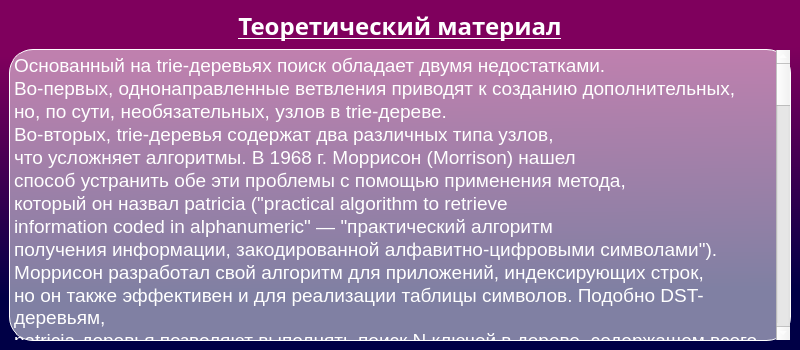
<?xml version="1.0" encoding="UTF-8"?>
<ui version="4.0">
 <class>Dialog</class>
 <widget class="QDialog" name="Dialog">
  <property name="geometry">
   <rect>
    <x>0</x>
    <y>0</y>
    <width>800</width>
    <height>350</height>
   </rect>
  </property>
  <property name="minimumSize">
   <size>
    <width>800</width>
    <height>350</height>
   </size>
  </property>
  <property name="windowTitle">
   <string>Теория</string>
  </property>
  <property name="styleSheet">
   <string notr="true">*{
	font-family: 'Circe';
	color: white;
	font-size: 12pt;
}

#centralwidget{
 background-color: qlineargradient(spread:pad, x1:0.531, y1:0, x2:0.559, y2:1, stop:0.145251 rgba(127, 0, 93, 255), stop:0.836158 rgba(0, 0, 70, 255));
}</string>
  </property>
  <layout class="QGridLayout" name="gridLayout_2">
   <property name="leftMargin">
    <number>0</number>
   </property>
   <property name="topMargin">
    <number>0</number>
   </property>
   <property name="rightMargin">
    <number>0</number>
   </property>
   <property name="bottomMargin">
    <number>0</number>
   </property>
   <item row="0" column="0">
    <widget class="QWidget" name="centralwidget" native="true">
     <layout class="QGridLayout" name="gridLayout">
      <item row="1" column="0">
       <widget class="QTextBrowser" name="textBrowser">
        <property name="styleSheet">
         <string notr="true">font-size: 14pt;
background-color: rgba(255, 255, 255, 128);
border: 1px solid white;
border-radius: 24px;</string>
        </property>
        <property name="verticalScrollBarPolicy">
         <enum>Qt::ScrollBarAsNeeded</enum>
        </property>
        <property name="sizeAdjustPolicy">
         <enum>QAbstractScrollArea::AdjustIgnored</enum>
        </property>
        <property name="html">
         <string>&lt;!DOCTYPE HTML PUBLIC &quot;-//W3C//DTD HTML 4.0//EN&quot; &quot;http://www.w3.org/TR/REC-html40/strict.dtd&quot;&gt;
&lt;html&gt;&lt;head&gt;&lt;meta name=&quot;qrichtext&quot; content=&quot;1&quot; /&gt;&lt;style type=&quot;text/css&quot;&gt;
p, li { white-space: pre-wrap; }
&lt;/style&gt;&lt;/head&gt;&lt;body style=&quot; font-family:'Circe'; font-size:14pt; font-weight:400; font-style:normal;&quot;&gt;
&lt;p style=&quot; margin-top:0px; margin-bottom:0px; margin-left:0px; margin-right:0px; -qt-block-indent:0; text-indent:0px;&quot;&gt;Основанный на trie-деревьях поиск обладает двумя недостатками.&lt;/p&gt;
&lt;p style=&quot; margin-top:0px; margin-bottom:0px; margin-left:0px; margin-right:0px; -qt-block-indent:0; text-indent:0px;&quot;&gt;Во-первых, однонаправленные ветвления приводят к созданию дополнительных,&lt;/p&gt;
&lt;p style=&quot; margin-top:0px; margin-bottom:0px; margin-left:0px; margin-right:0px; -qt-block-indent:0; text-indent:0px;&quot;&gt;но, по сути, необязательных, узлов в trie-дереве.&lt;/p&gt;
&lt;p style=&quot; margin-top:0px; margin-bottom:0px; margin-left:0px; margin-right:0px; -qt-block-indent:0; text-indent:0px;&quot;&gt;Во-вторых, trie-деревья содержат два различных типа узлов,&lt;/p&gt;
&lt;p style=&quot; margin-top:0px; margin-bottom:0px; margin-left:0px; margin-right:0px; -qt-block-indent:0; text-indent:0px;&quot;&gt;что усложняет алгоритмы. В 1968 г. Моррисон (Morrison) нашел&lt;/p&gt;
&lt;p style=&quot; margin-top:0px; margin-bottom:0px; margin-left:0px; margin-right:0px; -qt-block-indent:0; text-indent:0px;&quot;&gt;способ устранить обе эти проблемы с помощью применения метода,&lt;/p&gt;
&lt;p style=&quot; margin-top:0px; margin-bottom:0px; margin-left:0px; margin-right:0px; -qt-block-indent:0; text-indent:0px;&quot;&gt;который он назвал patricia (&amp;quot;practical algorithm to retrieve&lt;/p&gt;
&lt;p style=&quot; margin-top:0px; margin-bottom:0px; margin-left:0px; margin-right:0px; -qt-block-indent:0; text-indent:0px;&quot;&gt;information coded in alphanumeric&amp;quot; — &amp;quot;практический алгоритм&lt;/p&gt;
&lt;p style=&quot; margin-top:0px; margin-bottom:0px; margin-left:0px; margin-right:0px; -qt-block-indent:0; text-indent:0px;&quot;&gt;получения информации, закодированной алфавитно-цифровыми символами&amp;quot;).&lt;/p&gt;
&lt;p style=&quot; margin-top:0px; margin-bottom:0px; margin-left:0px; margin-right:0px; -qt-block-indent:0; text-indent:0px;&quot;&gt;Моррисон разработал свой алгоритм для приложений, индексирующих строк,&lt;/p&gt;
&lt;p style=&quot; margin-top:0px; margin-bottom:0px; margin-left:0px; margin-right:0px; -qt-block-indent:0; text-indent:0px;&quot;&gt;но он также эффективен и для реализации таблицы символов. Подобно DST-деревьям,&lt;/p&gt;
&lt;p style=&quot; margin-top:0px; margin-bottom:0px; margin-left:0px; margin-right:0px; -qt-block-indent:0; text-indent:0px;&quot;&gt;patricia-деревья позволяют выполнять поиск N ключей в дереве, содержащем всего N узлов.&lt;/p&gt;
&lt;p style=&quot; margin-top:0px; margin-bottom:0px; margin-left:0px; margin-right:0px; -qt-block-indent:0; text-indent:0px;&quot;&gt;Подобно trie-деревьям, они требуют для одного поиска выполнения всего лишь около lgN&lt;/p&gt;
&lt;p style=&quot; margin-top:0px; margin-bottom:0px; margin-left:0px; margin-right:0px; -qt-block-indent:0; text-indent:0px;&quot;&gt;сравнений разрядов и одного сравнения полного ключа, а также поддерживают другие операции&lt;/p&gt;
&lt;p style=&quot; margin-top:0px; margin-bottom:0px; margin-left:0px; margin-right:0px; -qt-block-indent:0; text-indent:0px;&quot;&gt;АТД. Более того, эти характеристики производительности не зависят от длины&lt;/p&gt;
&lt;p style=&quot; margin-top:0px; margin-bottom:0px; margin-left:0px; margin-right:0px; -qt-block-indent:0; text-indent:0px;&quot;&gt;ключей, и структура данных пригодна для ключей переменой длины.&lt;/p&gt;
&lt;p style=&quot; margin-top:0px; margin-bottom:0px; margin-left:0px; margin-right:0px; -qt-block-indent:0; text-indent:0px;&quot;&gt;Взяв структуру данных стандартного trie-дерева, мы устраняем однонаправленные&lt;/p&gt;
&lt;p style=&quot; margin-top:0px; margin-bottom:0px; margin-left:0px; margin-right:0px; -qt-block-indent:0; text-indent:0px;&quot;&gt;пути с помощью простого приема: в каждый узел помещается индекс разряда, который&lt;/p&gt;
&lt;p style=&quot; margin-top:0px; margin-bottom:0px; margin-left:0px; margin-right:0px; -qt-block-indent:0; text-indent:0px;&quot;&gt;должен проверяться для выбора пути из этого узла.&lt;/p&gt;
&lt;p style=&quot; margin-top:0px; margin-bottom:0px; margin-left:0px; margin-right:0px; -qt-block-indent:0; text-indent:0px;&quot;&gt;Таким образом, мы сразу переходим к разряду, в котором должно приниматься важное&lt;/p&gt;
&lt;p style=&quot; margin-top:0px; margin-bottom:0px; margin-left:0px; margin-right:0px; -qt-block-indent:0; text-indent:0px;&quot;&gt;решение, пропуская сравнения разрядов в узлах, в которых все ключи в поддереве&lt;/p&gt;
&lt;p style=&quot; margin-top:0px; margin-bottom:0px; margin-left:0px; margin-right:0px; -qt-block-indent:0; text-indent:0px;&quot;&gt;имеют одинаковые разряды. А внешние узлы исключаются при помощи еще одного простого&lt;/p&gt;
&lt;p style=&quot; margin-top:0px; margin-bottom:0px; margin-left:0px; margin-right:0px; -qt-block-indent:0; text-indent:0px;&quot;&gt;приема: данные хранятся во внутренних узлах, а ссылки на внешние узлы заменяются&lt;/p&gt;
&lt;p style=&quot; margin-top:0px; margin-bottom:0px; margin-left:0px; margin-right:0px; -qt-block-indent:0; text-indent:0px;&quot;&gt;ссылками, которые указывают в обратном направлении вверх на нужный внутренний узел в&lt;/p&gt;
&lt;p style=&quot; margin-top:0px; margin-bottom:0px; margin-left:0px; margin-right:0px; -qt-block-indent:0; text-indent:0px;&quot;&gt;trie-дереве. Эти два изменения позволяют представлять trie-деревья как бинарные деревья,&lt;/p&gt;
&lt;p style=&quot; margin-top:0px; margin-bottom:0px; margin-left:0px; margin-right:0px; -qt-block-indent:0; text-indent:0px;&quot;&gt;состоящие из узлов с ключом и двумя ссылками (а также дополнительным полем под индекс);&lt;/p&gt;
&lt;p style=&quot; margin-top:0px; margin-bottom:0px; margin-left:0px; margin-right:0px; -qt-block-indent:0; text-indent:0px;&quot;&gt;Такие деревья называются patricia-деревьями (patricia trie). В patricia-деревьях ключи&lt;/p&gt;
&lt;p style=&quot; margin-top:0px; margin-bottom:0px; margin-left:0px; margin-right:0px; -qt-block-indent:0; text-indent:0px;&quot;&gt;хранятся в узлах, как в DST-деревьях, а обход дерева выполняется в соответствии с разрядами&lt;/p&gt;
&lt;p style=&quot; margin-top:0px; margin-bottom:0px; margin-left:0px; margin-right:0px; -qt-block-indent:0; text-indent:0px;&quot;&gt;искомого ключа, но ключи в узлах не используются для управления поиском при спуске вниз по дереву.&lt;/p&gt;
&lt;p style=&quot; margin-top:0px; margin-bottom:0px; margin-left:0px; margin-right:0px; -qt-block-indent:0; text-indent:0px;&quot;&gt;Они хранятся там просто для возможного обращения к ним впоследствии, при достижении нижней части дерева.&lt;/p&gt;
&lt;p style=&quot; margin-top:0px; margin-bottom:0px; margin-left:0px; margin-right:0px; -qt-block-indent:0; text-indent:0px;&quot;&gt;Как было отмечено в предыдущем абзаце, понять работу алгоритма проще, если сначала заметить,&lt;/p&gt;
&lt;p style=&quot; margin-top:0px; margin-bottom:0px; margin-left:0px; margin-right:0px; -qt-block-indent:0; text-indent:0px;&quot;&gt;что стандартные trie-деревья и patricia-деревья можно считать различными представлениями одной&lt;/p&gt;
&lt;p style=&quot; margin-top:0px; margin-bottom:0px; margin-left:0px; margin-right:0px; -qt-block-indent:0; text-indent:0px;&quot;&gt;и той же абстрактной структуры trie-дерева.&lt;/p&gt;
&lt;p style=&quot;-qt-paragraph-type:empty; margin-top:0px; margin-bottom:0px; margin-left:0px; margin-right:0px; -qt-block-indent:0; text-indent:0px;&quot;&gt;&lt;br /&gt;&lt;/p&gt;
&lt;p style=&quot; margin-top:0px; margin-bottom:0px; margin-left:0px; margin-right:0px; -qt-block-indent:0; text-indent:0px;&quot;&gt;Поговорим про само дерево, а именно его составляющие:&lt;/p&gt;
&lt;p style=&quot;-qt-paragraph-type:empty; margin-top:0px; margin-bottom:0px; margin-left:0px; margin-right:0px; -qt-block-indent:0; text-indent:0px;&quot;&gt;&lt;br /&gt;&lt;/p&gt;
&lt;p style=&quot; margin-top:0px; margin-bottom:0px; margin-left:0px; margin-right:0px; -qt-block-indent:0; text-indent:0px;&quot;&gt;Патриция представляет собой смешение trie и DST дерева. Каждая вершина имеет:&lt;/p&gt;
&lt;p style=&quot;-qt-paragraph-type:empty; margin-top:0px; margin-bottom:0px; margin-left:0px; margin-right:0px; -qt-block-indent:0; text-indent:0px;&quot;&gt;&lt;br /&gt;&lt;/p&gt;
&lt;p style=&quot; margin-top:0px; margin-bottom:0px; margin-left:0px; margin-right:0px; -qt-block-indent:0; text-indent:0px;&quot;&gt;1) Ключ.&lt;/p&gt;
&lt;p style=&quot; margin-top:0px; margin-bottom:0px; margin-left:0px; margin-right:0px; -qt-block-indent:0; text-indent:0px;&quot;&gt;2) Значение.&lt;/p&gt;
&lt;p style=&quot; margin-top:0px; margin-bottom:0px; margin-left:0px; margin-right:0px; -qt-block-indent:0; text-indent:0px;&quot;&gt;3) Индекс бита, который нужно проверять для поиска.&lt;/p&gt;
&lt;p style=&quot; margin-top:0px; margin-bottom:0px; margin-left:0px; margin-right:0px; -qt-block-indent:0; text-indent:0px;&quot;&gt;4) Указатели на правую и левую вершину.&lt;/p&gt;
&lt;p style=&quot;-qt-paragraph-type:empty; margin-top:0px; margin-bottom:0px; margin-left:0px; margin-right:0px; -qt-block-indent:0; text-indent:0px;&quot;&gt;&lt;br /&gt;&lt;/p&gt;
&lt;p style=&quot; margin-top:0px; margin-bottom:0px; margin-left:0px; margin-right:0px; -qt-block-indent:0; text-indent:0px;&quot;&gt;Теперь самое время поговорить о самой патриции, а точнее о ее свойствах, их немного.&lt;/p&gt;
&lt;p style=&quot; margin-top:0px; margin-bottom:0px; margin-left:0px; margin-right:0px; -qt-block-indent:0; text-indent:0px;&quot;&gt;Во-первых, правый указатель корня - nullptr всегда. Во-вторых, каждая вершина патриции,&lt;/p&gt;
&lt;p style=&quot; margin-top:0px; margin-bottom:0px; margin-left:0px; margin-right:0px; -qt-block-indent:0; text-indent:0px;&quot;&gt;кроме корня имеет ненулевой индекс, и все указатели всегда направлены на другие вершины,&lt;/p&gt;
&lt;p style=&quot; margin-top:0px; margin-bottom:0px; margin-left:0px; margin-right:0px; -qt-block-indent:0; text-indent:0px;&quot;&gt;поэтому каждый метод дерева в самом начале проверяет существование корня, а поиск начинается&lt;/p&gt;
&lt;p style=&quot; margin-top:0px; margin-bottom:0px; margin-left:0px; margin-right:0px; -qt-block-indent:0; text-indent:0px;&quot;&gt;с левой вершины от корня. В-третьих, листом считается вершина, один из указателей которого&lt;/p&gt;
&lt;p style=&quot; margin-top:0px; margin-bottom:0px; margin-left:0px; margin-right:0px; -qt-block-indent:0; text-indent:0px;&quot;&gt;направлен на самого себя.&lt;/p&gt;
&lt;p style=&quot;-qt-paragraph-type:empty; margin-top:0px; margin-bottom:0px; margin-left:0px; margin-right:0px; -qt-block-indent:0; text-indent:0px;&quot;&gt;&lt;br /&gt;&lt;/p&gt;
&lt;p style=&quot; margin-top:0px; margin-bottom:0px; margin-left:0px; margin-right:0px; -qt-block-indent:0; text-indent:0px;&quot;&gt;В приведенной в данной курсовой работе реализации реализованы следующие операции над деревом:&lt;/p&gt;
&lt;p style=&quot;-qt-paragraph-type:empty; margin-top:0px; margin-bottom:0px; margin-left:0px; margin-right:0px; -qt-block-indent:0; text-indent:0px;&quot;&gt;&lt;br /&gt;&lt;/p&gt;
&lt;p style=&quot; margin-top:0px; margin-bottom:0px; margin-left:0px; margin-right:0px; -qt-block-indent:0; text-indent:0px;&quot;&gt;1) Вставка узла.&lt;/p&gt;
&lt;p style=&quot; margin-top:0px; margin-bottom:0px; margin-left:0px; margin-right:0px; -qt-block-indent:0; text-indent:0px;&quot;&gt;2) Удаление узла.&lt;/p&gt;
&lt;p style=&quot; margin-top:0px; margin-bottom:0px; margin-left:0px; margin-right:0px; -qt-block-indent:0; text-indent:0px;&quot;&gt;3) Поиск по ключу.&lt;/p&gt;
&lt;p style=&quot;-qt-paragraph-type:empty; margin-top:0px; margin-bottom:0px; margin-left:0px; margin-right:0px; -qt-block-indent:0; text-indent:0px;&quot;&gt;&lt;br /&gt;&lt;/p&gt;
&lt;p style=&quot; margin-top:0px; margin-bottom:0px; margin-left:0px; margin-right:0px; -qt-block-indent:0; text-indent:0px;&quot;&gt;Сложность выполнения приведенных выше методов O(h), где h - высота дерева.&lt;/p&gt;
&lt;p style=&quot;-qt-paragraph-type:empty; margin-top:0px; margin-bottom:0px; margin-left:0px; margin-right:0px; -qt-block-indent:0; text-indent:0px;&quot;&gt;&lt;br /&gt;&lt;/p&gt;&lt;/body&gt;&lt;/html&gt;</string>
        </property>
       </widget>
      </item>
      <item row="0" column="0">
       <widget class="QLabel" name="label">
        <property name="font">
         <font>
          <family>Circe</family>
          <pointsize>18</pointsize>
          <weight>75</weight>
          <italic>false</italic>
          <bold>true</bold>
          <underline>true</underline>
         </font>
        </property>
        <property name="styleSheet">
         <string notr="true">font-size: 18pt;</string>
        </property>
        <property name="text">
         <string>Теоретический материал</string>
        </property>
        <property name="alignment">
         <set>Qt::AlignCenter</set>
        </property>
       </widget>
      </item>
     </layout>
    </widget>
   </item>
  </layout>
 </widget>
 <resources/>
 <connections/>
</ui>
